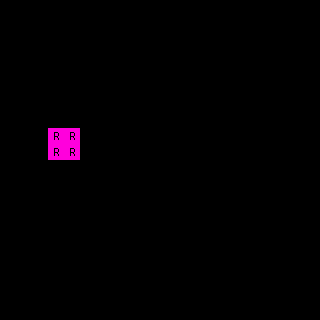

Rendered tile map (Tiled .tmx) drawn with the repository's tilesets; below, a short description and the full map source, tile grids included:
An orthogonal 20x20 tile map with 16x16 px tiles, 1 tile layer (regions), 2 hidden layers not drawn.

<map version="1.0" orientation="orthogonal" renderorder="right-down" width="20" height="20" tilewidth="16" tileheight="16" nextobjectid="6">
 <properties>
  <property name="NoOverlappingRules" value="true" />
 </properties>
 <tileset firstgid="1" name="ruleset" tilewidth="16" tileheight="16" tilecount="60" columns="10">
  <image source="../tilesets/ruleset.png" width="160" height="96" />
 </tileset>
 <layer name="regions" width="20" height="20">
  <data encoding="csv">
0,0,0,0,0,0,0,0,0,0,0,0,0,0,0,0,0,0,0,0,
0,0,0,0,0,0,0,0,0,0,0,0,0,0,0,0,0,0,0,0,
0,0,0,0,0,0,0,0,0,0,0,0,0,0,0,0,0,0,0,0,
0,0,0,0,0,0,0,0,0,0,0,0,0,0,0,0,0,0,0,0,
0,0,0,0,0,0,0,0,0,0,0,0,0,0,0,0,0,0,0,0,
0,0,0,0,0,0,0,0,0,0,0,0,0,0,0,0,0,0,0,0,
0,0,0,0,0,0,0,0,0,0,0,0,0,0,0,0,0,0,0,0,
0,0,0,0,0,0,0,0,0,0,0,0,0,0,0,0,0,0,0,0,
0,0,0,1,1,0,0,0,0,0,0,0,0,0,0,0,0,0,0,0,
0,0,0,1,1,0,0,0,0,0,0,0,0,0,0,0,0,0,0,0,
0,0,0,0,0,0,0,0,0,0,0,0,0,0,0,0,0,0,0,0,
0,0,0,0,0,0,0,0,0,0,0,0,0,0,0,0,0,0,0,0,
0,0,0,0,0,0,0,0,0,0,0,0,0,0,0,0,0,0,0,0,
0,0,0,0,0,0,0,0,0,0,0,0,0,0,0,0,0,0,0,0,
0,0,0,0,0,0,0,0,0,0,0,0,0,0,0,0,0,0,0,0,
0,0,0,0,0,0,0,0,0,0,0,0,0,0,0,0,0,0,0,0,
0,0,0,0,0,0,0,0,0,0,0,0,0,0,0,0,0,0,0,0,
0,0,0,0,0,0,0,0,0,0,0,0,0,0,0,0,0,0,0,0,
0,0,0,0,0,0,0,0,0,0,0,0,0,0,0,0,0,0,0,0,
0,0,0,0,0,0,0,0,0,0,0,0,0,0,0,0,0,0,0,0
</data>
 </layer>
 <layer name="input_set" width="20" height="20" visible="0">
  <data encoding="csv">
0,0,0,0,0,0,0,0,0,0,0,0,0,0,0,0,0,0,0,0,
0,0,0,0,0,0,0,0,0,0,0,0,0,0,0,0,0,0,0,0,
0,0,0,0,0,0,0,0,0,0,0,0,0,0,0,0,0,0,0,0,
0,0,0,0,0,0,0,0,0,0,0,0,0,0,0,0,0,0,0,0,
0,0,0,0,0,0,0,0,0,0,0,0,0,0,0,0,0,0,0,0,
0,0,0,0,0,0,0,0,0,0,0,0,0,0,0,0,0,0,0,0,
0,0,0,0,0,0,0,0,0,0,0,0,0,0,0,0,0,0,0,0,
0,0,0,0,0,0,0,0,0,0,0,0,0,0,0,0,0,0,0,0,
0,0,0,13,13,0,0,0,0,0,0,0,0,0,0,0,0,0,0,0,
0,0,0,13,13,0,0,0,0,0,0,0,0,0,0,0,0,0,0,0,
0,0,0,0,0,0,0,0,0,0,0,0,0,0,0,0,0,0,0,0,
0,0,0,0,0,0,0,0,0,0,0,0,0,0,0,0,0,0,0,0,
0,0,0,0,0,0,0,0,0,0,0,0,0,0,0,0,0,0,0,0,
0,0,0,0,0,0,0,0,0,0,0,0,0,0,0,0,0,0,0,0,
0,0,0,0,0,0,0,0,0,0,0,0,0,0,0,0,0,0,0,0,
0,0,0,0,0,0,0,0,0,0,0,0,0,0,0,0,0,0,0,0,
0,0,0,0,0,0,0,0,0,0,0,0,0,0,0,0,0,0,0,0,
0,0,0,0,0,0,0,0,0,0,0,0,0,0,0,0,0,0,0,0,
0,0,0,0,0,0,0,0,0,0,0,0,0,0,0,0,0,0,0,0,
0,0,0,0,0,0,0,0,0,0,0,0,0,0,0,0,0,0,0,0
</data>
 </layer>
 <layer name="output_set" width="20" height="20" visible="0">
  <data encoding="csv">
0,0,0,0,0,0,0,0,0,0,0,0,0,0,0,0,0,0,0,0,
0,0,0,0,0,0,0,0,0,0,0,0,0,0,0,0,0,0,0,0,
0,0,0,0,0,0,0,0,0,0,0,0,0,0,0,0,0,0,0,0,
0,0,0,0,0,0,0,0,0,0,0,0,0,0,0,0,0,0,0,0,
0,0,0,0,0,0,0,0,0,0,0,0,0,0,0,0,0,0,0,0,
0,0,0,0,0,0,0,0,0,0,0,0,0,0,0,0,0,0,0,0,
0,0,0,0,0,0,0,0,0,0,0,0,0,0,0,0,0,0,0,0,
0,0,0,0,0,0,0,0,0,0,0,0,0,0,0,0,0,0,0,0,
0,0,0,3,3,0,0,0,0,0,0,0,0,0,0,0,0,0,0,0,
0,0,0,3,3,0,0,0,0,0,0,0,0,0,0,0,0,0,0,0,
0,0,0,0,0,0,0,0,0,0,0,0,0,0,0,0,0,0,0,0,
0,0,0,0,0,0,0,0,0,0,0,0,0,0,0,0,0,0,0,0,
0,0,0,0,0,0,0,0,0,0,0,0,0,0,0,0,0,0,0,0,
0,0,0,0,0,0,0,0,0,0,0,0,0,0,0,0,0,0,0,0,
0,0,0,0,0,0,0,0,0,0,0,0,0,0,0,0,0,0,0,0,
0,0,0,0,0,0,0,0,0,0,0,0,0,0,0,0,0,0,0,0,
0,0,0,0,0,0,0,0,0,0,0,0,0,0,0,0,0,0,0,0,
0,0,0,0,0,0,0,0,0,0,0,0,0,0,0,0,0,0,0,0,
0,0,0,0,0,0,0,0,0,0,0,0,0,0,0,0,0,0,0,0,
0,0,0,0,0,0,0,0,0,0,0,0,0,0,0,0,0,0,0,0
</data>
 </layer>
</map>
